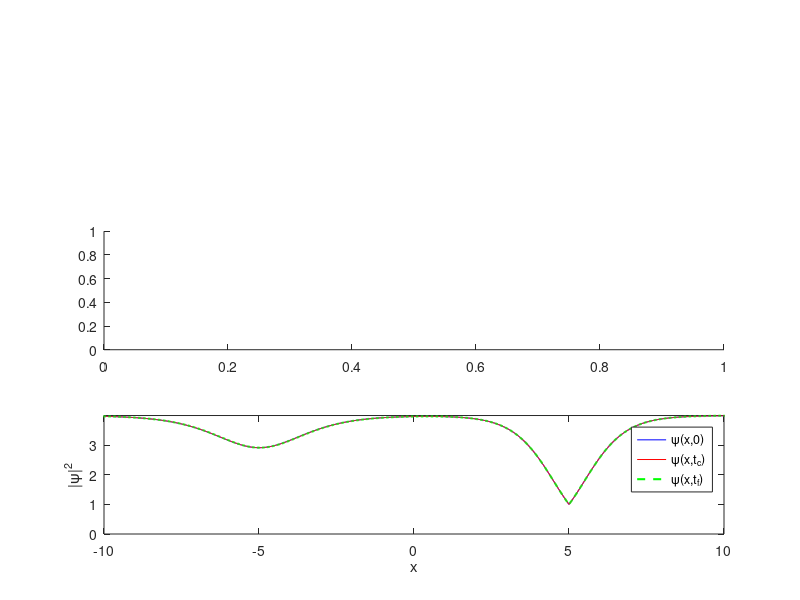

MATLAB code for this plot: (Note: this script raises an error after producing the figure.)
% SOLVES THE 1D GPE VIA THE SPLIT-STEP FOURIER METHOD
clear all;clf; %Clear workspace and figure

hbar=1.054e-34; %Physical constants

c=1;
t=0; c1=0; c2=c; x0=5;
M=1500; Nx=2*M+1;
dx=double(1e-2); x=(-M:1:M)*dx; %Define spatial grid
dk=pi/(M*dx); k=(-M:1:M)*dk; %Define k-space grid
dt=double(1e-3); Nt=20; %Define time step and number
V=-1; %Define potential

Nframe=100; %Data saved every Nframe steps
spacetime1=[]; spacetime2=[]; psi1_col=[]; psi2_col=[]; %Initialization

%Initial wavefunction
phi1=0; phi2=0;
psi_1=(1i*c1/sqrt(2)+...
sqrt(1-c1^2/2).*tanh((x-x0-c1*t).*sqrt(2-c1^2)./2))*exp(1i*phi1);
psi_2=(1i*c2/sqrt(2)+...
    sqrt(1-c2^2/2).*tanh((x+x0-c2*t).*sqrt(2-c2^2)./2))*exp(1i*phi2);
psi_0=abs(psi_1).^2+abs(psi_2).^2+...
    2.*abs(psi_1).*abs(psi_2).*cos(phi2-phi1);

for itime=1:Nt %Time-stepping with split-step Fourier method
psi1=(1i*c1/sqrt(2)+...
    sqrt(1-c1^2/2).*tanh((x-x0-c1*t).*sqrt(2-c1^2)./2))*exp(1i*phi1);
psi1=psi1.*exp(-0.5*1i*dt*(V-abs(psi1).^2));
psi1_k=fftshift(fft(psi1)/Nx);
psi1_k=psi1_k.*exp(-0.5*dt*1i*k.^2);
psi1=ifft(ifftshift(psi1_k))*Nx;
psi1=psi1.*exp(-0.5*1i*dt*(V-abs(psi1).^2));
if mod(itime,Nt/Nframe) == 0 %Save wavefunction every Nframe steps
    spacetime1=vertcat(spacetime1,psi1); t
end
if (mod(itime,Nt/2) == 0) && (itime < Nt) 
    psi1_col=psi1;
end
t=t+dt;
end
t=0;
for itime=1:Nt %Time-stepping with split-step Fourier method
psi2=(1i*c2/sqrt(2)+...
    sqrt(1-c2^2/2).*tanh((x+x0-c2*t).*sqrt(2-c2^2)./2))*exp(1i*phi2);
psi2=psi2.*exp(-0.5*1i*dt*(V-abs(psi2).^2));
psi2_k=fftshift(fft(psi2)/Nx);
psi2_k=psi2_k.*exp(-0.5*dt*1i*k.^2);
psi2=ifft(ifftshift(psi2_k))*Nx;
psi2=psi2.*exp(-0.5*1i*dt*(V-abs(psi2).^2));
if mod(itime,Nt/Nframe) == 0 %Save wavefunction every Nframe steps
    spacetime2=vertcat(spacetime2,psi2); t
end
if (mod(itime,Nt/2) == 0) && (itime < Nt) 
    psi2_col=psi2;
end
t=t+dt;
end
psi_diff=zeros(1,size(psi2,2));

% Gráficas
psi=abs(psi1).^2+abs(psi2).^2+...
    2.*abs(psi1).*abs(psi2).*cos(phi2-phi1);
psi_col=abs(psi1_col).^2+...
    abs(psi2_col).^2+2.*abs(psi1_col).*abs(psi2_col).*cos(phi2-phi1);
spacetime=abs(spacetime1).^2+...
    abs(spacetime2).^2+2.*abs(spacetime1).*abs(spacetime2).*cos(phi2-phi1);
figure(1)
subplot(3,1,3)
plot(x,psi_0,'b',x,psi_col,'r',x,psi,'g--','LineWidth',1.5);
legend('\psi(x,0)','\psi(x,t_c)','\psi(x,t_f)');...
    xlabel('x');ylabel('|\psi|^2');
ylim([0 max([max(psi_0),0.1])])
xlim([-10 10])
subplot(3,1,2)
dt_large=dt*double(Nt/Nframe);
surf(x,dt_large*(1:1:Nframe),spacetime); shading interp; colorbar;
xlabel('x'); ylabel('t'); zlabel('|\psi|^2')
xlim([-10 10])
clim([0 max([max(psi_0),0.1])])
subplot(3,1,1)
pcolor(x,dt_large*(1:1:Nframe),spacetime);...
    shading interp; colorbar;
xlabel('x'); ylabel('t');
xlim([-10,10])
clim([0 max([max(psi_0),0.1])])
